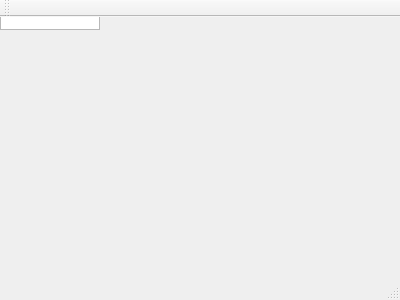
<?xml version="1.0" encoding="UTF-8"?>
<ui version="4.0">
 <class>SoftwareCenter</class>
 <widget class="QMainWindow" name="SoftwareCenter">
  <property name="geometry">
   <rect>
    <x>0</x>
    <y>0</y>
    <width>400</width>
    <height>300</height>
   </rect>
  </property>
  <property name="windowTitle">
   <string>SoftwareCenter</string>
  </property>
  <widget class="QListWidget" name="centralWidget">
   <property name="resizeMode">
    <enum>QListView::Adjust</enum>
   </property>
   <property name="viewMode">
    <enum>QListView::IconMode</enum>
   </property>
  </widget>
  <widget class="QMenuBar" name="menuBar">
   <property name="geometry">
    <rect>
     <x>0</x>
     <y>0</y>
     <width>400</width>
     <height>24</height>
    </rect>
   </property>
  </widget>
  <widget class="QToolBar" name="mainToolBar">
   <attribute name="toolBarArea">
    <enum>TopToolBarArea</enum>
   </attribute>
   <attribute name="toolBarBreak">
    <bool>false</bool>
   </attribute>
  </widget>
  <widget class="QStatusBar" name="statusBar"/>
 </widget>
 <layoutdefault spacing="6" margin="11"/>
 <resources/>
 <connections/>
</ui>
